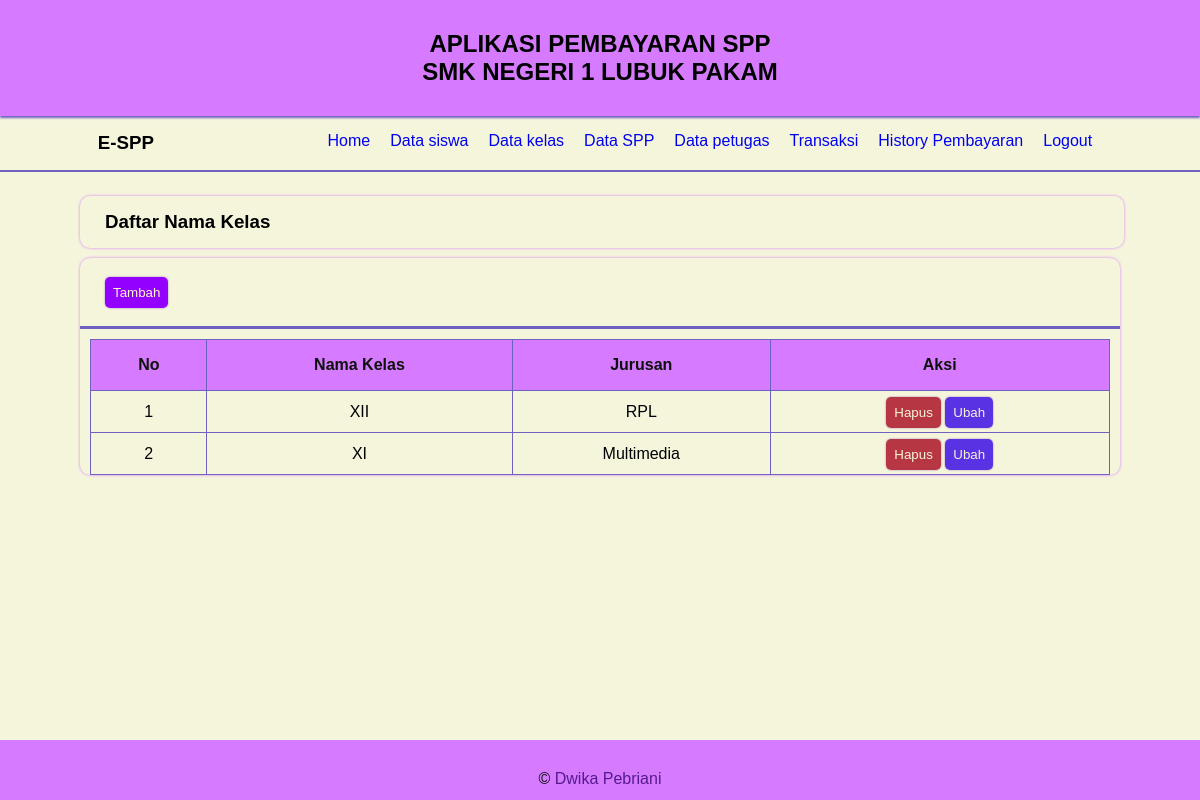
/?menu=kelas (signed in), run on the app's committed database.
### tables this page shows
CREATE TABLE `kelas` (
  `id_kelas` int(11) NOT NULL,
  `nama_kelas` varchar(10) NOT NULL,
  `kompetensi_keahlian` varchar(50) NOT NULL
);

### halaman/kelas.php (the view)
<div class="col">
    <h3 class="judul"> Daftar Nama Kelas</h3>
</div>
<div class="card">
    <div class="card-header">
        <a href="?menu=tambah-kelas" class="btn btn-tambah">Tambah</a>
    </div>
    <div class="card-body">
        <table border="1">
            <tr>
                <th>No</th>
                <th>Nama Kelas</th>
                <th>Jurusan</th>
                <th>Aksi</th>
            </tr>
            <?php
            $no =1;
                $kelas = mysqli_query($koneksi,"SELECT * FROM kelas") ;
                while($data = mysqli_fetch_array($kelas)){
            ?>
            <tr>
                <td><?php echo $no++;?></td>
                <td><?php echo $data['nama_kelas'] ?></td>
                <td><?php echo $data['kompetensi_keahlian'] ?></td>
                <td><a href="?menu=hapus-kelas&id=<?php echo $data['id_kelas']?>
                "onclick="return confirm('yakin mau dihapus');" class="btn btn-hapus" >Hapus</a>
                    <a href="?menu=ubah-kelas&id=<?php echo $data['id_kelas']?>" class="btn btn-edit">Ubah </a>
                </td>
            </tr>
            <?php } ?>
            </table>
        </div>
</div>

### data on the page
kelas: nama_kelas "XII", kompetensi_keahlian "RPL"
kelas: nama_kelas "XI", kompetensi_keahlian "Multimedia"
